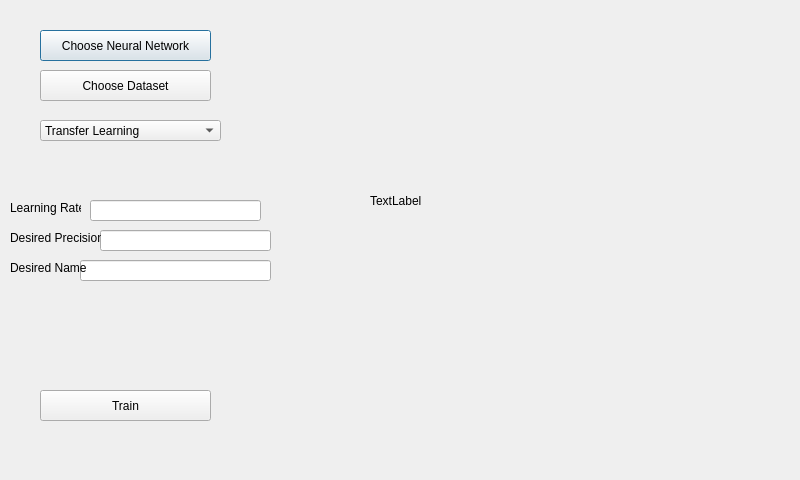
<?xml version="1.0" encoding="UTF-8"?>
<ui version="4.0">
 <class>Training</class>
 <widget class="QDialog" name="Training">
  <property name="geometry">
   <rect>
    <x>0</x>
    <y>0</y>
    <width>800</width>
    <height>480</height>
   </rect>
  </property>
  <property name="windowTitle">
   <string>Training</string>
  </property>
  <widget class="QPushButton" name="chooseNeuralNetwork">
   <property name="geometry">
    <rect>
     <x>40</x>
     <y>30</y>
     <width>171</width>
     <height>31</height>
    </rect>
   </property>
   <property name="text">
    <string>Choose Neural Network</string>
   </property>
  </widget>
  <widget class="QPushButton" name="chooseDataset">
   <property name="geometry">
    <rect>
     <x>40</x>
     <y>70</y>
     <width>171</width>
     <height>31</height>
    </rect>
   </property>
   <property name="text">
    <string>Choose Dataset</string>
   </property>
  </widget>
  <widget class="QPushButton" name="train">
   <property name="geometry">
    <rect>
     <x>40</x>
     <y>390</y>
     <width>171</width>
     <height>31</height>
    </rect>
   </property>
   <property name="text">
    <string>Train</string>
   </property>
  </widget>
  <widget class="QLineEdit" name="learningRate">
   <property name="geometry">
    <rect>
     <x>90</x>
     <y>200</y>
     <width>171</width>
     <height>21</height>
    </rect>
   </property>
   <property name="text">
    <string/>
   </property>
  </widget>
  <widget class="QLabel" name="learningRateLabel">
   <property name="geometry">
    <rect>
     <x>10</x>
     <y>200</y>
     <width>71</width>
     <height>16</height>
    </rect>
   </property>
   <property name="text">
    <string>Learning Rate</string>
   </property>
  </widget>
  <widget class="QLineEdit" name="precision">
   <property name="geometry">
    <rect>
     <x>100</x>
     <y>230</y>
     <width>171</width>
     <height>21</height>
    </rect>
   </property>
   <property name="text">
    <string/>
   </property>
  </widget>
  <widget class="QLineEdit" name="name">
   <property name="geometry">
    <rect>
     <x>80</x>
     <y>260</y>
     <width>191</width>
     <height>21</height>
    </rect>
   </property>
   <property name="text">
    <string/>
   </property>
  </widget>
  <widget class="QLabel" name="label_2">
   <property name="geometry">
    <rect>
     <x>10</x>
     <y>230</y>
     <width>91</width>
     <height>16</height>
    </rect>
   </property>
   <property name="text">
    <string>Desired Precision</string>
   </property>
  </widget>
  <widget class="QLabel" name="desiredNameLabel">
   <property name="geometry">
    <rect>
     <x>10</x>
     <y>260</y>
     <width>81</width>
     <height>16</height>
    </rect>
   </property>
   <property name="text">
    <string>Desired Name</string>
   </property>
  </widget>
  <widget class="QComboBox" name="comboBox">
   <property name="geometry">
    <rect>
     <x>40</x>
     <y>120</y>
     <width>181</width>
     <height>21</height>
    </rect>
   </property>
   <item>
    <property name="text">
     <string>Transfer Learning</string>
    </property>
   </item>
   <item>
    <property name="text">
     <string>Complete Learning</string>
    </property>
   </item>
  </widget>
  <widget class="QLabel" name="trainingGraphic">
   <property name="geometry">
    <rect>
     <x>370</x>
     <y>60</y>
     <width>381</width>
     <height>281</height>
    </rect>
   </property>
   <property name="text">
    <string>TextLabel</string>
   </property>
  </widget>
 </widget>
 <resources/>
 <connections/>
</ui>
